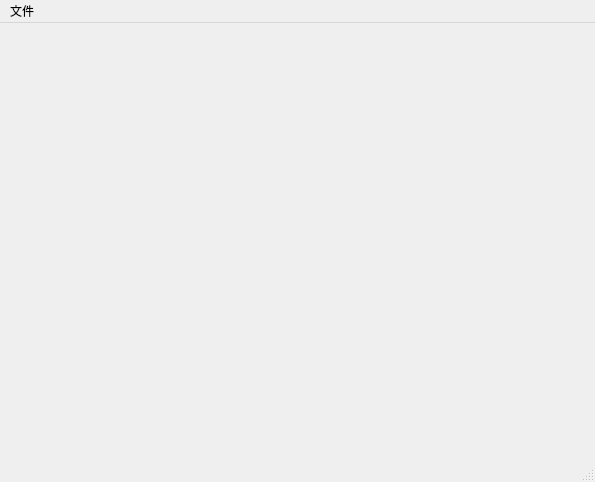
<?xml version="1.0" encoding="UTF-8"?>
<ui version="4.0">
 <class>ProjectMainWindow</class>
 <widget class="QMainWindow" name="ProjectMainWindow">
  <property name="geometry">
   <rect>
    <x>0</x>
    <y>0</y>
    <width>595</width>
    <height>482</height>
   </rect>
  </property>
  <property name="windowTitle">
   <string>9-1 读取JPG图像</string>
  </property>
  <widget class="QWidget" name="m_CentralWidget">
   <layout class="QVBoxLayout" name="verticalLayout">
    <item>
     <widget class="QVTKWidget" name="m_QVTKWidget" native="true"/>
    </item>
   </layout>
  </widget>
  <widget class="QMenuBar" name="menubar">
   <property name="geometry">
    <rect>
     <x>0</x>
     <y>0</y>
     <width>595</width>
     <height>23</height>
    </rect>
   </property>
   <widget class="QMenu" name="m_MenuFile">
    <property name="title">
     <string>文件</string>
    </property>
    <addaction name="m_OpenAction"/>
   </widget>
   <addaction name="m_MenuFile"/>
  </widget>
  <widget class="QStatusBar" name="m_StatusBar"/>
  <action name="actionLoadImage">
   <property name="text">
    <string>打开图像</string>
   </property>
  </action>
  <action name="m_OpenAction">
   <property name="text">
    <string>打开</string>
   </property>
  </action>
 </widget>
 <customwidgets>
  <customwidget>
   <class>QVTKWidget</class>
   <extends>QWidget</extends>
   <header>QVTKWidget.h</header>
  </customwidget>
 </customwidgets>
 <resources/>
 <connections/>
</ui>
